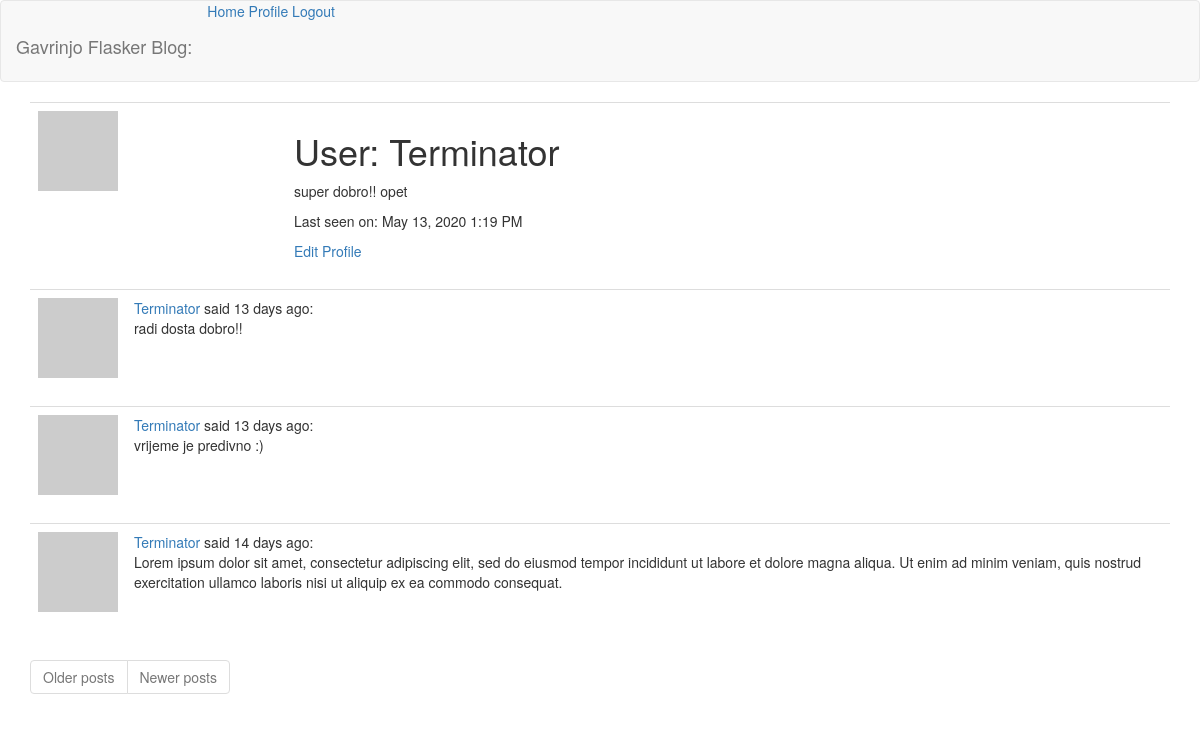
The app's page /user/Terminator (signed in) with its own data.
### app/models.py (models this page shows, shortened)
class User(UserMixin, db.Model):
    id = db.Column(db.Integer, primary_key=True)
    username = db.Column(db.String(64), index=True, unique=True)
    email = db.Column(db.String(120), index=True, unique=True)
    password_hash = db.Column(db.String(128))
    about_me = db.Column(db.String(140))
    last_seen = db.Column(db.DateTime, default=datetime.utcnow)
    post = db.relationship("Post", backref="author", lazy="dynamic")
    def avatar(self, size):
        digest = md5(self.email.lower().encode("utf-8")).hexdigest()
        return f"https://www.gravatar.com/avatar/{digest}?d=identicon&r=x&s={size}"

class Post(db.Model):
    id = db.Column(db.Integer, primary_key=True)
    body = db.Column(db.String(140))
    timestamp = db.Column(db.DateTime, index=True, default=datetime.utcnow)
    user_id = db.Column(db.Integer, db.ForeignKey("user.id"))

### app/main/routes.py (the view)
@bp.route("/user/<username>")
@login_required
def user(username):
    user = User.query.filter_by(username=username).first_or_404()
    posts = user.post.order_by(Post.timestamp.desc()).all()
    return render_template("user.html", title=user.username, user=user, posts=posts)

### app/main/routes.py (called while the page is built)
@bp.before_request
def before_request():
    if current_user.is_authenticated:
        current_user.last_seen = datetime.utcnow()
        db.session.commit()

### app/models.py (called while the page is built)
@login.user_loader
def load_user(id):
    return User.query.get(int(id))

### app/templates/user.html
{% extends 'base.html' %}
{% block app_content %}
    <table class="table table-hover">
        <tr>
            <td width="256px"><img src="{{ user.avatar(128) }}"></td>
            <td>
                <h1>User: {{ user.username }}</h1>
                {% if user.about_me %}<p>{{ user.about_me }}</p>{% endif %}
                {% if user.last_seen %}<p>Last seen on: {{ moment(user.last_seen).format("LLL") }}</p>{% endif %}
                {% if user == current_user %}
                <a href="{{ url_for('main.edit_profile') }}">Edit Profile</a>
                {% endif %}
            </td>
        </tr>
    </table>
    {% for post in posts %}
        {% include "_post.html" %}
    {% endfor %}
    <nav aria-label="Page navigation example">
        <ul class="justify-content-center pagination">
            <li class="page-item{% if not next_url %} disabled {% endif %}">
                <a class="page-link" href="{{ next_url or '#' }}" tabindex="-1">Older posts</a>
            </li>
            <li class="page-item{% if not prev_url %} disabled {% endif %}">
                <a class="page-link" href="{{ prev_url or '#' }}" tabindex="-1">Newer posts</a>
            </li>
        </ul>
    </nav>
{% endblock app_content %}

### app/templates/base.html (shortened to what this page needs)
<!DOCTYPE html>
<html lang="en">
<head>
    <link href="https://stackpath.bootstrapcdn.com/bootstrap/3.3.7/css/bootstrap.min.css" rel="stylesheet">
    <link href="https://cdn.jsdelivr.net/npm/summernote@0.8.16/dist/summernote.min.css" rel="stylesheet">
</head>
<body>
    <nav class="navbar navbar-default">
        <span class="navbar-brand mb-0 h1">Gavrinjo Flasker Blog:</span>
        <a href="{{ url_for('main.index') }}">Home</a>
        {% if current_user.is_anonymous %}
        <a href="{{ url_for('auth.login') }}">Login</a>
        {% else %}
        <a href="{{ url_for('main.user', username=current_user.username) }}">Profile</a>
        <a href="{{ url_for('auth.logout') }}">Logout</a>
        {% endif %}
    </nav>
    <div class="container">
        {% block app_content %} {% endblock app_content %}
    </div>
</body>
</html>

### app/templates/_post.html
    <table class="table table-hover">
        <tr>
            <td width="70px">
                <a href="{{ url_for('main.user', username=post.author.username) }}">
                    <img src="{{ post.author.avatar(64) }}">
                </a>
            </td>
            <td>
                <span class="user_popup">
                    <a href="{{ url_for('main.user', username=post.author.username) }}">
                        {{ post.author.username }}
                    </a>
                </span>
                said {{ moment(post.timestamp).fromNow() }}:
                <br>
                <span id="post{{ post.id }}">{{ post.body|safe }}</span>
            </td>
        </tr>
    </table>

### records on screen
User: username "Terminator", about_me "super dobro!! opet", last_seen "May 13, 2020 1:19 PM"
Post: author.username "Terminator", timestamp "13 days ago", body "radi dosta dobro!!"
Post: author.username "Terminator", timestamp "13 days ago", body "vrijeme je predivno :)"
Post: author.username "Terminator", timestamp "14 days ago", body "Lorem ipsum dolor sit amet, consectetur adipiscing elit, sed do eiusmod tempor incididunt ut labore et dolore magna aliqua. Ut enim ad minim veniam, quis nostrud exercitation ullamco laboris nisi ut aliquip ex ea commodo consequat."
